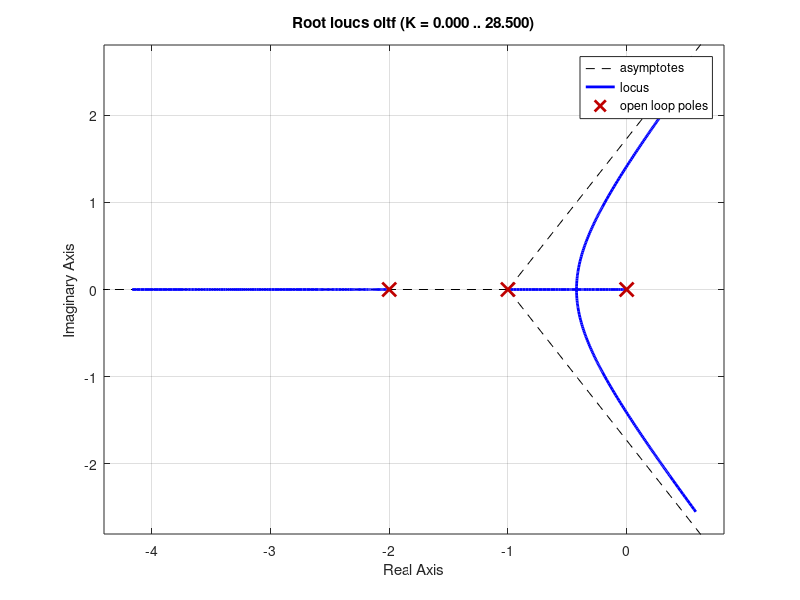

The MATLAB source for this figure:
% ASSIGNMENT (i):
% Find the root locus for the given open-loop transfer function.
%
% EQUATION:
% G(s)H(s) = K / [s(s+1)(s+2)]
% Zeros: None
% Poles: s = 0, -1, -2

zeros = [];
num = poly(zeros);
poles = [0 -1 -2];
denom = poly(poles);
oltf = tf(num, denom);
rlocus(oltf);
